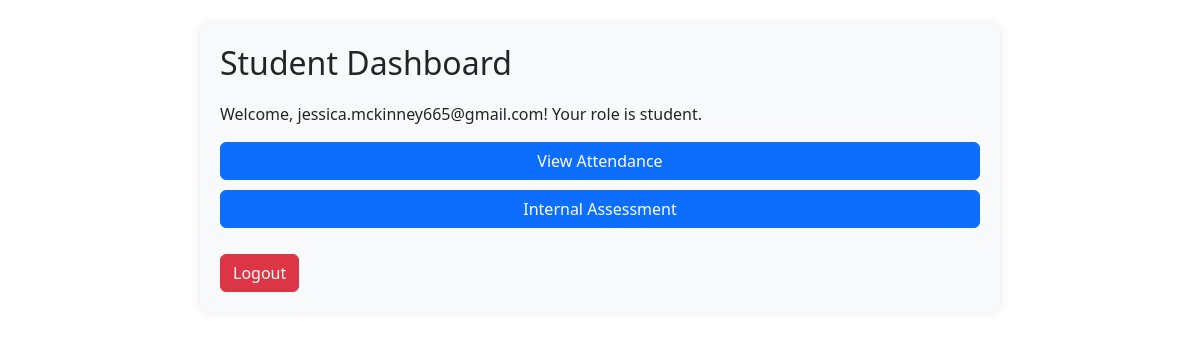
The page /student_dashboard/1 (signed in) on the database as committed earlier.
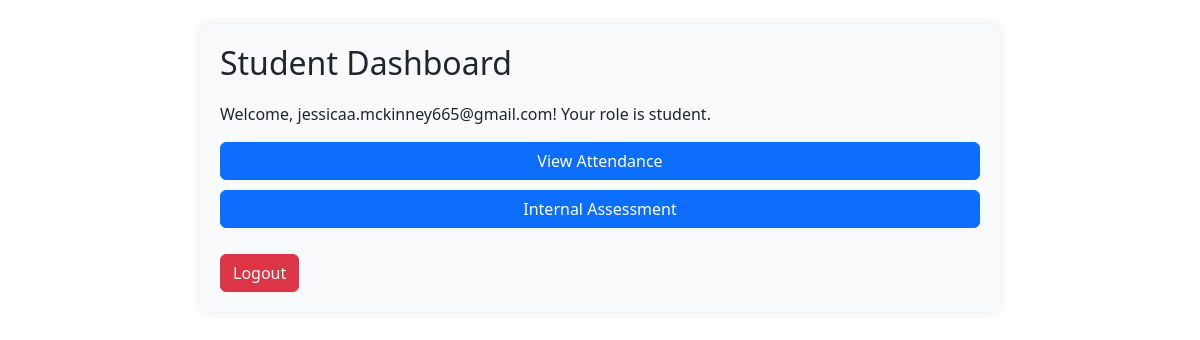
The same page on the database as committed later.
### tables this page shows
CREATE TABLE users (
            id INTEGER PRIMARY KEY AUTOINCREMENT,
            email TEXT UNIQUE NOT NULL,
            password TEXT NOT NULL,
            role TEXT CHECK(role IN ('admin', 'teacher', 'student')) NOT NULL DEFAULT 'student'
        );

### app.py (the view)
@app.route('/student_dashboard/<int:student_id>')
@student_required
def student_dashboard(student_id):
    return render_template('student_dashboard.html', student_id = student_id)

### app.py (called while the page is built)
@login_manager.user_loader
def load_user(user_id):
    conn = sqlite3.connect(DB_PATH)
    cursor = conn.cursor()
    cursor.execute("SELECT id, email, role FROM users WHERE id = ?", (user_id,))
    user = cursor.fetchone()
    conn.close()
    if user:
        return User(id=user[0], email=user[1], role=user[2])
    return None

def student_required(f):
    @wraps(f)
    def decorated_function(*args, **kwargs):
        if 'user_id' not in session or session.get('role') != 'student':
            return "Access Denied: Students Only", 403
        return f(*args, **kwargs)
    return decorated_function

### templates/student_dashboard.html (shortened to what this page needs)
<!DOCTYPE html>
<html lang="en">
<head>
    <link rel="stylesheet" href="https://cdn.jsdelivr.net/npm/bootstrap@5.3.0/dist/css/bootstrap.min.css">
</head>
<body class="container mt-4">
    <div class="dashboard-container">
        <h2 class="dashboard-header">Student Dashboard</h2>
        <p>Welcome, {{ current_user.email }}! Your role is {{ current_user.role }}.</p>
        <div class="dashboard-links">
            <a href="{{ url_for('view_attendance') }}" class="btn btn-primary">View Attendance</a>
            <a href="{{ url_for('available_IA',student_id = student_id) }}" class="btn btn-primary">Internal Assessment</a>
        </div>
        <a href="{{ url_for('logout') }}" class="btn btn-danger mt-3">Logout</a>
    </div>
</body>
</html>

Rows that differ between the two databases and show on the page:
changed users "student": email "jessica.mckinney665@gmail.com" → "jessicaa.mckinney665@gmail.com"
